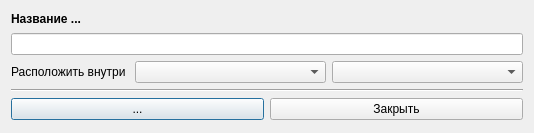
<?xml version="1.0" encoding="UTF-8"?>
<ui version="4.0">
 <class>NedNodeDialogWindow</class>
 <widget class="QDialog" name="NedNodeDialogWindow">
  <property name="geometry">
   <rect>
    <x>0</x>
    <y>0</y>
    <width>534</width>
    <height>133</height>
   </rect>
  </property>
  <property name="sizePolicy">
   <sizepolicy hsizetype="Fixed" vsizetype="Fixed">
    <horstretch>0</horstretch>
    <verstretch>0</verstretch>
   </sizepolicy>
  </property>
  <property name="windowTitle">
   <string>Dialog</string>
  </property>
  <layout class="QVBoxLayout" name="verticalLayout">
   <property name="bottomMargin">
    <number>9</number>
   </property>
   <item>
    <widget class="QLabel" name="namenode">
     <property name="minimumSize">
      <size>
       <width>0</width>
       <height>0</height>
      </size>
     </property>
     <property name="maximumSize">
      <size>
       <width>16777215</width>
       <height>16</height>
      </size>
     </property>
     <property name="styleSheet">
      <string notr="true">font-weight: bold;</string>
     </property>
     <property name="text">
      <string>&lt;html&gt;&lt;head/&gt;&lt;body&gt;&lt;p&gt;Название ...&lt;/p&gt;&lt;/body&gt;&lt;/html&gt;</string>
     </property>
     <property name="textFormat">
      <enum>Qt::AutoText</enum>
     </property>
     <property name="scaledContents">
      <bool>false</bool>
     </property>
    </widget>
   </item>
   <item>
    <widget class="QLineEdit" name="lineedit_namenode">
     <property name="text">
      <string/>
     </property>
    </widget>
   </item>
   <item>
    <layout class="QHBoxLayout" name="hl_placement" stretch="0,1,1">
     <item>
      <widget class="QLabel" name="label_placement">
       <property name="text">
        <string>Расположить внутри </string>
       </property>
      </widget>
     </item>
     <item>
      <widget class="QComboBox" name="combox_parent"/>
     </item>
     <item>
      <widget class="QComboBox" name="combox_neighboor"/>
     </item>
    </layout>
   </item>
   <item>
    <widget class="Line" name="line">
     <property name="orientation">
      <enum>Qt::Horizontal</enum>
     </property>
    </widget>
   </item>
   <item>
    <layout class="QHBoxLayout" name="hl_addsaveclose">
     <item>
      <widget class="QPushButton" name="btn_nesvariable">
       <property name="text">
        <string>...</string>
       </property>
      </widget>
     </item>
     <item>
      <widget class="QPushButton" name="btn_close">
       <property name="text">
        <string>Закрыть</string>
       </property>
       <property name="icon">
        <iconset>
         <normaloff>:/icons/resources/icons/close.svg</normaloff>:/icons/resources/icons/close.svg</iconset>
       </property>
      </widget>
     </item>
    </layout>
   </item>
  </layout>
 </widget>
 <resources>
  <include location="../../resources.qrc"/>
 </resources>
 <connections/>
</ui>
